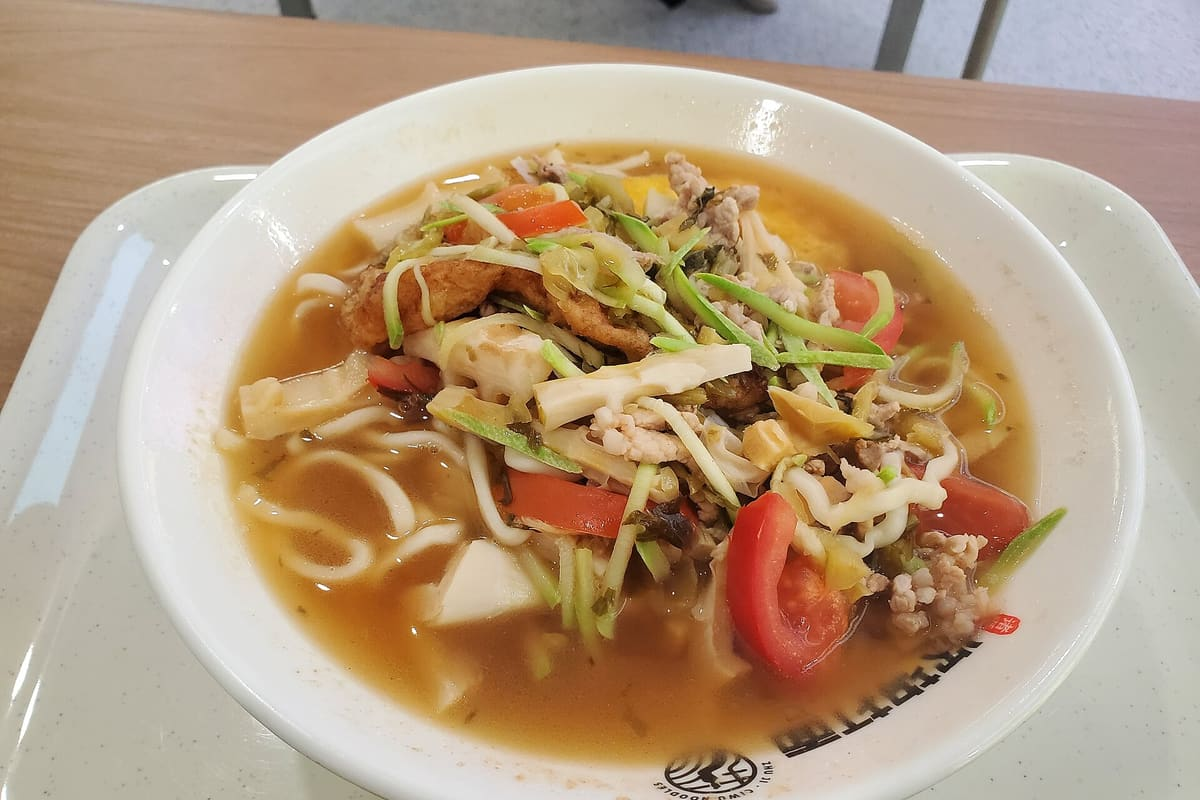
#> input picture assets/images/food-ciwu-noodle.jpg, 1200 x 800 px
$ python -i make_food_art.py   (imports and definitions only)
#> lines starting #> are read from the running program, lines starting #| are printed output that depends on the picture
"""Generate lightweight editorial-style food and place illustrations.

These are intentionally illustrative (not photographs) so the roadbook can
label them honestly as reference art while still matching every stop.
"""

from __future__ import annotations

import math
import os
import random

from PIL import Image, ImageDraw, ImageFilter

W, H = 720, 540
OUT = os.path.join(os.path.dirname(os.path.dirname(os.path.abspath(__file__))), "assets", "images")

PAPER = (247, 245, 239)
INK = (23, 52, 58)


def lerp(a, b, t):
    return tuple(round(a[i] + (b[i] - a[i]) * t) for i in range(3))


def new_board(top, bottom, angle=90):
    img = Image.new("RGB", (W, H), top)
    grad = Image.new("RGB", (W, H))
    gd = ImageDraw.Draw(grad)
    for y in range(H):
        gd.line([(0, y), (W, y)], fill=lerp(top, bottom, y / (H - 1)))
    img = grad

    noise = Image.new("L", (W, H), 0)
    nd = ImageDraw.Draw(noise)
    rng = random.Random(7)
    for _ in range(9000):
        x = rng.randrange(W)
        y = rng.randrange(H)
        nd.point((x, y), fill=rng.randrange(4, 16))
    noise = noise.filter(ImageFilter.GaussianBlur(0.6))
    img = Image.composite(Image.new("RGB", (W, H), (255, 255, 255)), img, noise.point(lambda v: v * 3))
    return img


def soft_shadow(img, box, radius=26, alpha=70, offset=(0, 14)):
    layer = Image.new("RGBA", (W, H), (0, 0, 0, 0))
    d = ImageDraw.Draw(layer)
    x0, y0, x1, y1 = box
    d.ellipse(
        [x0 + offset[0], y0 + offset[1], x1 + offset[0], y1 + offset[1]],
        fill=(12, 26, 28, alpha),
    )
    layer = layer.filter(ImageFilter.GaussianBlur(radius))
    img.alpha_composite(layer)


def plate(img, d, cx, cy, rx, ry, rim="#ffffff", inner="#f4efe4", shadow=True):
    if shadow:
        soft_shadow(img, (cx - rx, cy - ry, cx + rx, cy + ry), radius=22, alpha=64)
    d.ellipse([cx - rx, cy - ry, cx + rx, cy + ry], fill=rim)
    d.ellipse(
        [cx - rx * 0.82, cy - ry * 0.82, cx + rx * 0.82, cy + ry * 0.82],
        fill=inner,
    )


# [133 lines left out: functions bowl, steam, scallion, make_shaomai, make_noodle, make_casserole and 2 more, not called in this run]


def make_duck(img):
    img.paste(new_board((240, 234, 222), (222, 210, 190)))
    d = ImageDraw.Draw(img, "RGBA")
    plate(img, d, W / 2, H / 2 + 42, 296, 206, rim=(248, 243, 232), inner=(238, 228, 206))
    pieces = [
        (270, 254, 122, 82, 6), (392, 222, 132, 86, -8), (486, 288, 112, 74, 12),
        (322, 358, 118, 78, -4), (444, 380, 104, 68, 8),
    ]
    for x, y, w, h, angle in pieces:
        layer = Image.new("RGBA", (W, H), (0, 0, 0, 0))
        ld = ImageDraw.Draw(layer)
        ld.ellipse([x - w / 2, y - h / 2, x + w / 2, y + h / 2], fill=(126, 64, 38))
        ld.ellipse([x - w / 2 + 8, y - h / 2 + 8, x + w / 2 - 10, y + h / 2 - 12], fill=(172, 96, 54))
        ld.ellipse([x - w * 0.2, y - h * 0.34, x + w * 0.38, y + h * 0.1], fill=(208, 148, 92))
        layer = layer.rotate(angle, resample=Image.BICUBIC, center=(x, y))
        img.alpha_composite(layer)
    d.rounded_rectangle([W / 2 - 210, H - 96, W / 2 + 210, H - 44], radius=24, fill=(206, 178, 124))
    for i in range(9):
        x = W / 2 - 180 + i * 44
        scallion(d, x, H - 70, 12, color=(160, 140, 84))


# [107 lines left out: functions make_cake, make_pancake, make_waterway, make_mountain, make_palace, not called in this run]


GENERATORS = {
    "food-shaomai.png": make_shaomai,
    "food-noodle.png": make_noodle,
    "food-casserole.png": make_casserole,
    "food-tofu.png": make_tofu,
    "food-popsicle.png": make_popsicle,
    "food-duck.png": make_duck,
    "food-cake.png": make_cake,
    "food-pancake.png": make_pancake,
    "place-waterway.png": make_waterway,
    "place-mountain.png": make_mountain,
    "place-palace.png": make_palace,
}


# [8 lines left out: function main, not called in this run]


# [2 lines not run here, left out]

>>> from PIL import Image
>>> picture = Image.open('../assets/images/food-ciwu-noodle.jpg')
#> picture is the input picture: PIL image 1200x800 RGB; mean R, G, B 182.3, 157.3, 129
>>> result = make_duck(picture)
#> in new_board, `img = Image.new("RGB", (W, H), top)`:
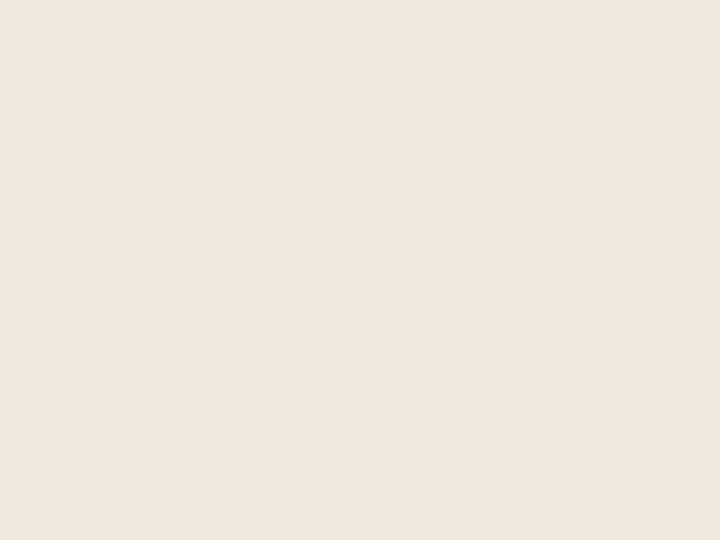
#> img: PIL image 720x540 RGB; mean R, G, B 240, 234, 222
#> in new_board, `grad = Image.new("RGB", (W, H))`: grad: PIL image 720x540 RGB; every value is 0
#> in new_board, `img = grad`:
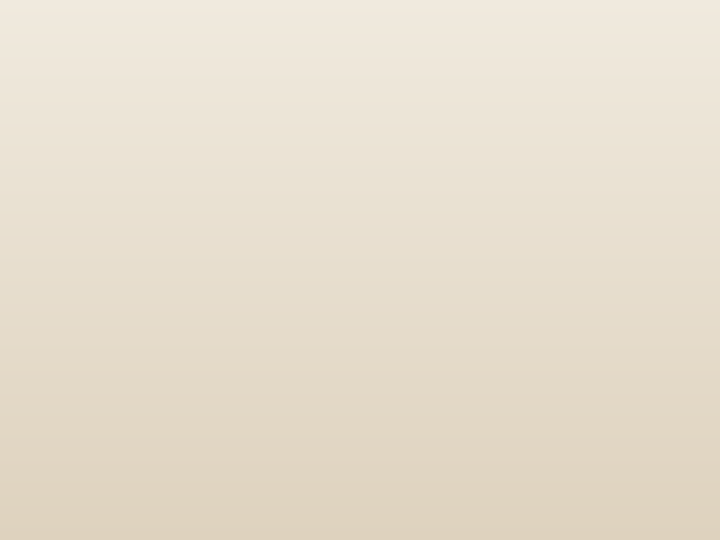
#> img: PIL image 720x540 RGB; mean R, G, B 231, 222, 206
#> in new_board, `noise = Image.new("L", (W, H), 0)`: noise: PIL image 720x540 L; every value is 0
#> in new_board, `noise = noise.filter(ImageFilter.GaussianBlur(0.6))`:
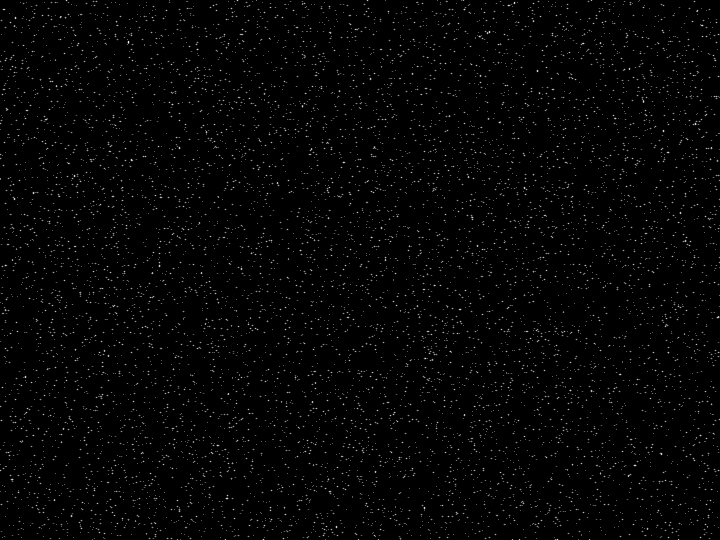
#> noise: PIL image 720x540 L; min 0, max 11, mean 0.175; drawn with min black and max white
#> in make_duck, `img.paste(new_board((240, 234, 222), (222, 210, 190)))`:
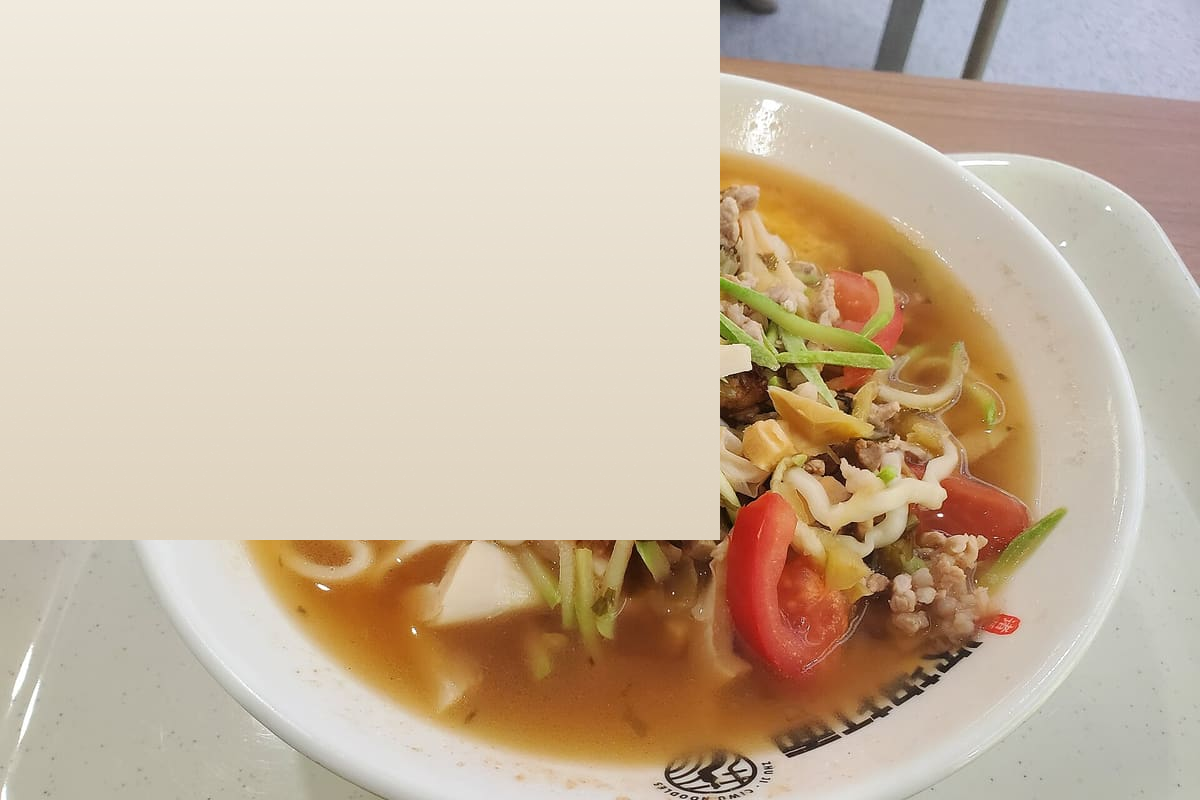
#> img: PIL image 1200x800 RGB; mean R, G, B 201.7, 183.6, 161.9
#> in soft_shadow, `layer = Image.new("RGBA", (W, H), (0, 0, 0, 0))`: layer: PIL image 720x540 RGBA; every value is 0
#> in soft_shadow, `layer = layer.filter(ImageFilter.GaussianBlur(radius))`:
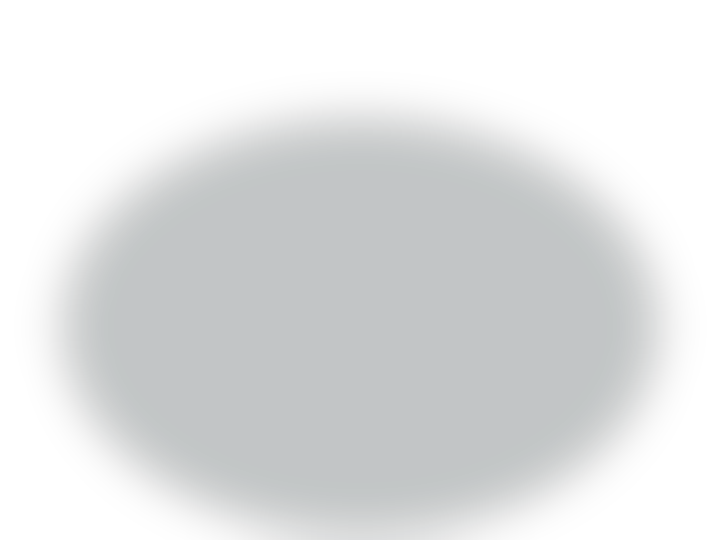
#> layer: PIL image 720x540 RGBA; mean R, G, B, A 5.9, 12.8, 13.8, 31.5; transparent parts drawn white
#> (the run stopped early here; a loop or call above may not have finished)

$ run again, on assets/images/food-claypot-soup.jpg
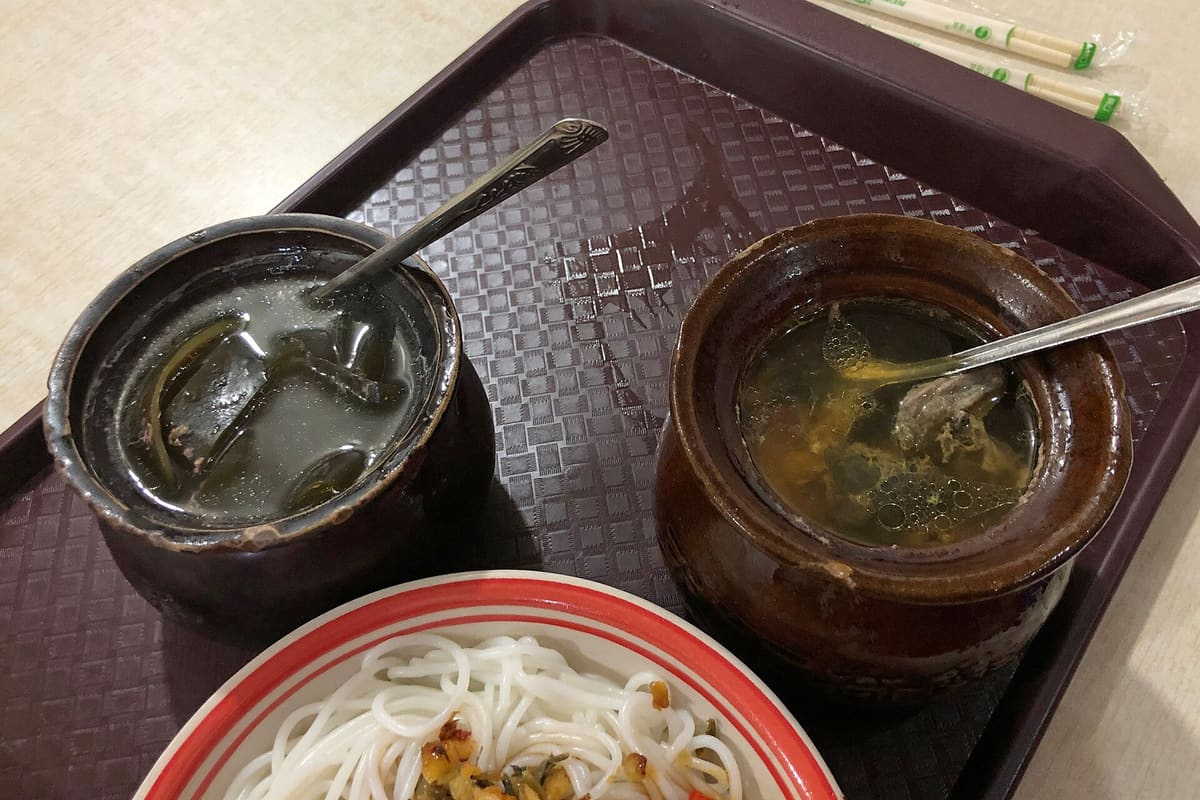
#> input picture assets/images/food-claypot-soup.jpg, 1200 x 800 px
#> picture is the input picture: PIL image 1200x800 RGB; mean R, G, B 110.7, 93.3, 83
#> grad: PIL image 720x540 RGB; every value is 0
#> in make_duck, `img.paste(new_board((240, 234, 222), (222, 210, 190)))`:
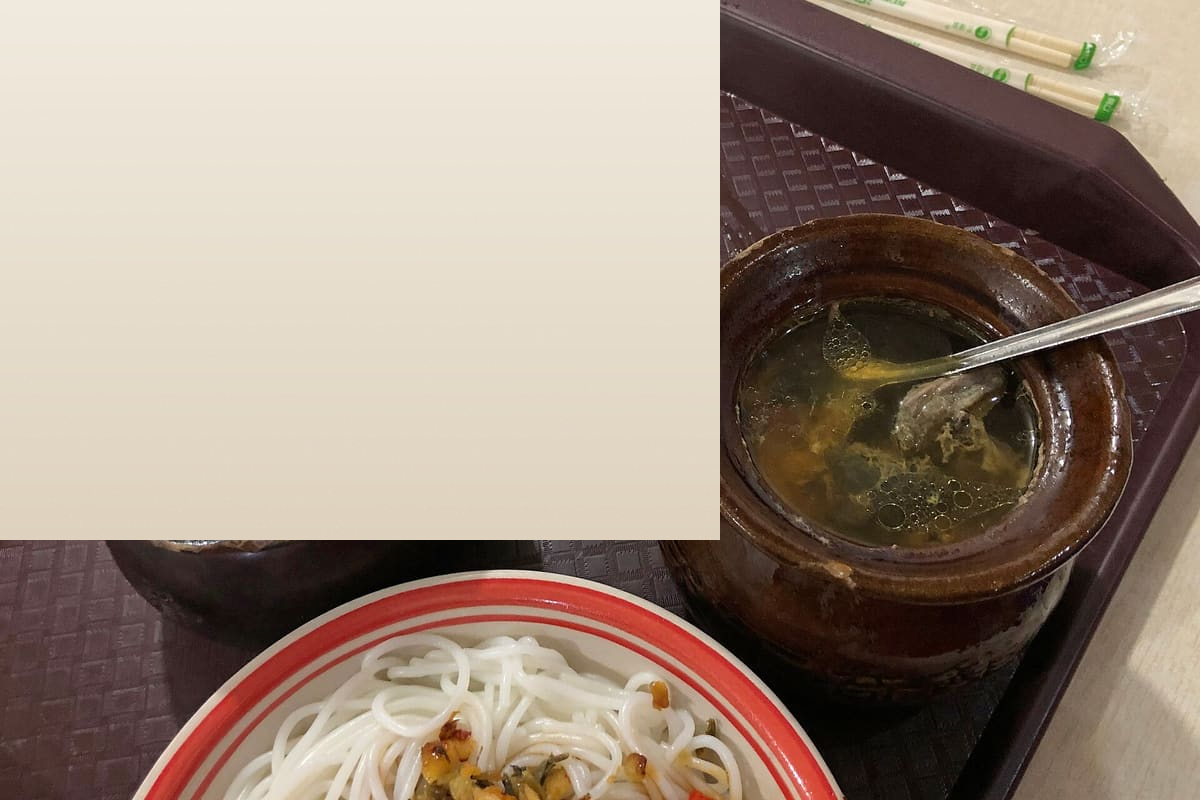
#> img: PIL image 1200x800 RGB; mean R, G, B 153.9, 136.9, 123.2
